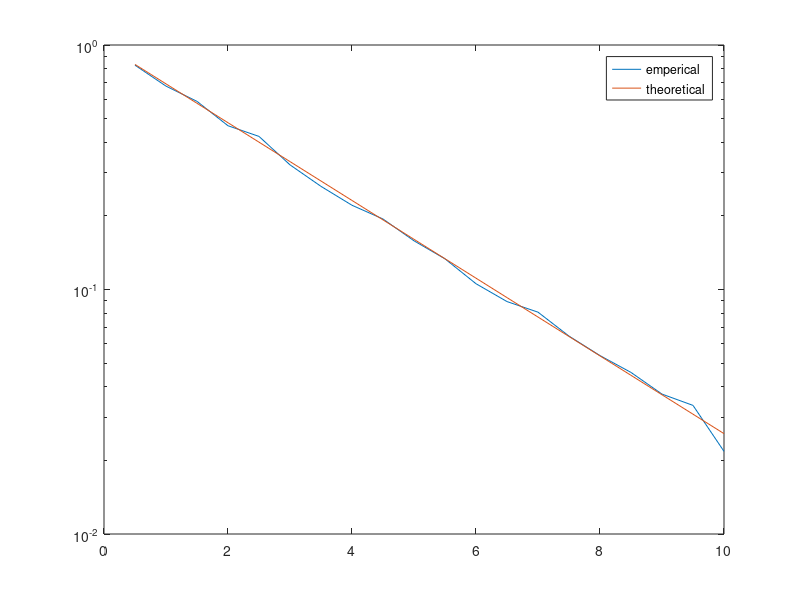
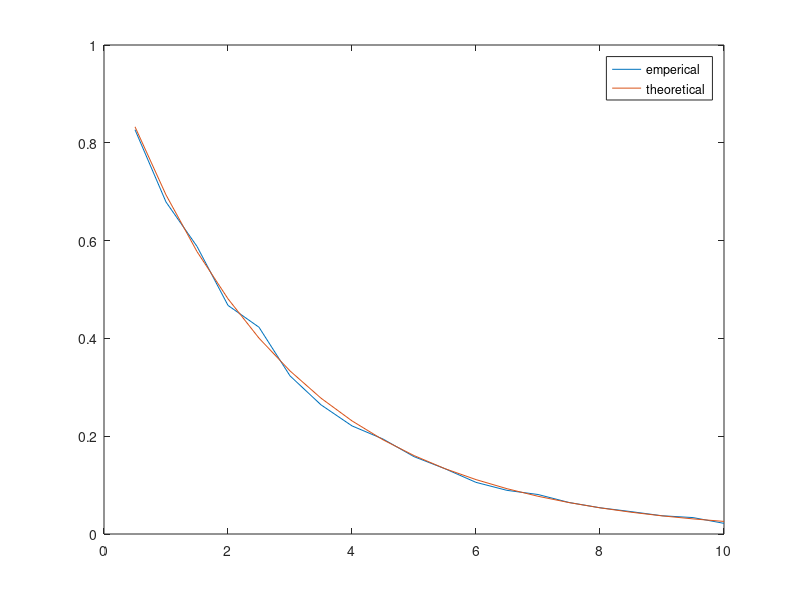

Recreate these plots in MATLAB, in order.
%PPP
%Feb9: Verify the theoretical vs emperical model of E(prod(di))

clear all;
clc;
close all;
% lambda=.10;
% %Method 1
% pproc  = poissrnd(lambda, 100, 2);
% size(pproc)
% plot(pproc(:, 1), pproc(:, 2), '.');
% title('Poisson with poissrnd')

rho_b = 0.65;%Rajeev calculated central park
V=1;
hb = 1.8;
hr = 1.4;
ht = 6;
frac = (hb-hr)/(ht-hr);
temp = 2/pi*rho_b*V*frac;
mu = 7;
c = temp/mu;
wannaplot=0;
Rval = sqrt(10^6/pi);
Lval=(.5:.5:10)/(1000)^2;
count=0;

for iter = 1:1000
%     count=count+1;
    for Rind=1:length(Rval)
        for Lind = 1:length(Lval)
            R=Rval(Rind);%m
            
            lambda = Lval(Lind);
            npoints = poissrnd(lambda*pi*R^2);
%             if (npoints==0), count=count+1; continue; end;
            r = R*sqrt(rand(npoints,1));
            
            
            if(wannaplot==1)
                theta = 2*pi*rand(npoints,1);
                x0=0; y0=0; %origin UE
                x = x0 + r.*cos(theta);
                y = y0 + r.*sin(theta);
                scatter(x,y)
                th=0:0.01:2*pi; xx = x0+R*cos(th); yy = y0 + R*sin(th);
                hold on;
                plot(xx,yy)
            end
            %         prod_rsq(iter, Rind) = prod(r.^2);
            %         prod_r(iter, Rind) = prod(r);
            prod_noapprox(iter, Lind) = prod(c*r./(1+c*r));
        end
    end
end
emp_noapprox = mean(prod_noapprox,1);

% emp = mean(prod_rsq,1);
% a_r = 2/3*Rval;
% th_r = exp(-(1-a_r).*pi.*Rval.^2*lambda);
% th_rsq = exp(-(1-Rval.^2/2).*pi.*Rval.^2*lambda);

% a_noapprox = 1-
th_noapprox = exp(-2*pi.*Rval.*Lval/c).*(1+c*Rval).^(2*pi.*Lval/c^2);
Lval=Lval*1000^2;
figure(1)
semilogy(Lval,emp_noapprox);
hold on;
semilogy(Lval, th_noapprox)
legend('emperical', 'theoretical')

figure(2)
plot(Lval,emp_noapprox);
hold on;
plot(Lval, th_noapprox)
legend('emperical', 'theoretical')


